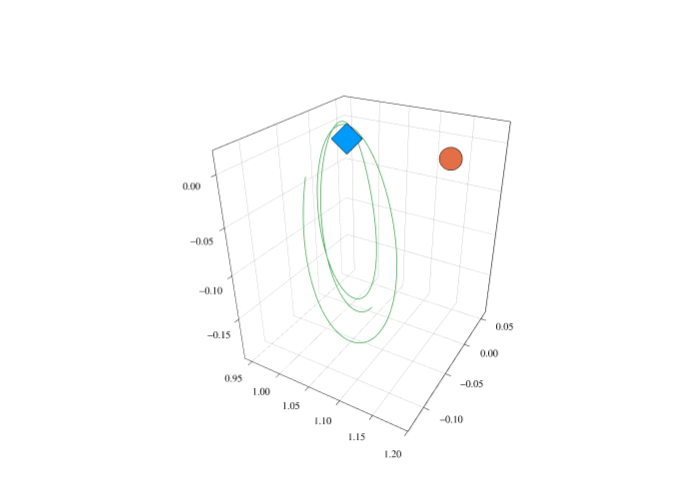

The code cell stored with this chart in its notebook:
### Code cell
pcart = plot3d(size=(700,500), frame_style=:box, aspect_ratio=:equal, grid=0.4, legend=false)

scatter!(pcart, [1.0],[0.0],[0.0], markershape=:diamond,label="Moon")
scatter!(pcart, [1.15568217],[0.0],[0.0])
# scatter!(pcart, [sol[1,1]], [sol[2,1]], [sol[3,1]])
plot!(pcart, sol[1,:], sol[2,:], sol[3,:], linewidth=1.5, label="NRHO")
pcart

### Figure 1 — Plotly figure (JSON) as saved in the notebook; plotly's stock layout.template omitted (floating-point values rounded to 4 significant figures; data arrays with more than 128 entries replaced by an {"elided": "..."} marker saying what was removed)
{"data": [{"colorbar": {"len": 0.962, "title": "", "x": 0.9944, "y": 0.5111}, "legendgroup": "Moon", "marker": {"color": "rgba(0, 154, 250, 1.000)", "line": {"color": "rgba(0, 0, 0, 1.000)", "width": 1}, "size": 8, "symbol": "diamond"}, "mode": "markers", "name": "Moon", "scene": "scene", "showlegend": true, "type": "scatter3d", "x": [1], "xaxis": "x", "y": [0], "yaxis": "y", "z": [0], "zaxis": "z", "zmax": null, "zmin": null}, {"colorbar": {"len": 0.962, "title": "", "x": 0.9944, "y": 0.5111}, "legendgroup": "y2", "marker": {"color": "rgba(227, 111, 71, 1.000)", "line": {"color": "rgba(0, 0, 0, 1.000)", "width": 1}, "size": 8, "symbol": "circle"}, "mode": "markers", "name": "y2", "scene": "scene", "showlegend": true, "type": "scatter3d", "x": [1.156], "xaxis": "x", "y": [0], "yaxis": "y", "z": [0], "zaxis": "z", "zmax": null, "zmin": null}, {"colorbar": {"len": 0.962, "title": "", "x": 0.9944, "y": 0.5111}, "legendgroup": "NRHO", "line": {"color": "rgba(62, 164, 78, 1.000)", "dash": "solid", "shape": "linear", "width": 1.5}, "mode": "lines", "name": "NRHO", "scene": "scene", "showlegend": true, "type": "scatter3d", "x": {"elided": "1520 float values"}, "xaxis": "x", "y": {"elided": "1520 float values"}, "yaxis": "y", "z": {"elided": "1520 float values"}, "zaxis": "z", "zmax": null, "zmin": null}], "layout": {"annotations": [], "height": 500, "margin": {"b": 20, "l": 0, "r": 0, "t": 20}, "paper_bgcolor": "rgba(255, 255, 255, 1.000)", "plot_bgcolor": "rgba(255, 255, 255, 1.000)", "scene": {"camera": {"eye": {"x": 1.126, "y": -1.95, "z": 1.3}, "projection": "orthographic"}, "domain": {"x": [0.06912, 0.9944], "y": [0.0301, 0.9921]}, "xaxis": {"gridcolor": "rgba(0, 0, 0, 0.400)", "gridwidth": 0.5, "linecolor": "rgba(0, 0, 0, 1.000)", "mirror": true, "range": [0.9366, 1.201], "showgrid": true, "showline": true, "showticklabels": true, "tickangle": 0, "tickcolor": "rgb(0, 0, 0)", "tickfont": {"color": "rgba(0, 0, 0, 1.000)", "family": "sans-serif", "size": 11}, "tickmode": "array", "ticks": "inside", "ticktext": ["0.95", "1.00", "1.05", "1.10", "1.15", "1.20"], "tickvals": [0.95, 1, 1.05, 1.1, 1.15, 1.2], "title": "", "titlefont": {"color": "rgba(0, 0, 0, 1.000)", "family": "sans-serif", "size": 15}, "type": "-", "visible": true, "zeroline": false, "zerolinecolor": "rgba(0, 0, 0, 1.000)"}, "yaxis": {"gridcolor": "rgba(0, 0, 0, 0.400)", "gridwidth": 0.5, "linecolor": "rgba(0, 0, 0, 1.000)", "mirror": true, "range": [-0.1311, 0.06493], "showgrid": true, "showline": true, "showticklabels": true, "tickangle": 0, "tickcolor": "rgb(0, 0, 0)", "tickfont": {"color": "rgba(0, 0, 0, 1.000)", "family": "sans-serif", "size": 11}, "tickmode": "array", "ticks": "inside", "ticktext": ["−0.10", "−0.05", "0.00", "0.05"], "tickvals": [-0.1, -0.05, 0, 0.05], "title": "", "titlefont": {"color": "rgba(0, 0, 0, 1.000)", "family": "sans-serif", "size": 15}, "type": "-", "visible": true, "zeroline": false, "zerolinecolor": "rgba(0, 0, 0, 1.000)"}, "zaxis": {"gridcolor": "rgba(0, 0, 0, 0.400)", "gridwidth": 0.5, "linecolor": "rgba(0, 0, 0, 1.000)", "mirror": true, "range": [-0.1998, 0.02096], "showgrid": true, "showline": true, "showticklabels": true, "tickangle": 0, "tickcolor": "rgb(0, 0, 0)", "tickfont": {"color": "rgba(0, 0, 0, 1.000)", "family": "sans-serif", "size": 11}, "tickmode": "array", "ticks": "inside", "ticktext": ["−0.15", "−0.10", "−0.05", "0.00"], "tickvals": [-0.15, -0.1, -0.05, 0], "title": "", "titlefont": {"color": "rgba(0, 0, 0, 1.000)", "family": "sans-serif", "size": 15}, "type": "-", "visible": true, "zeroline": false, "zerolinecolor": "rgba(0, 0, 0, 1.000)"}}, "showlegend": false, "width": 700}}
